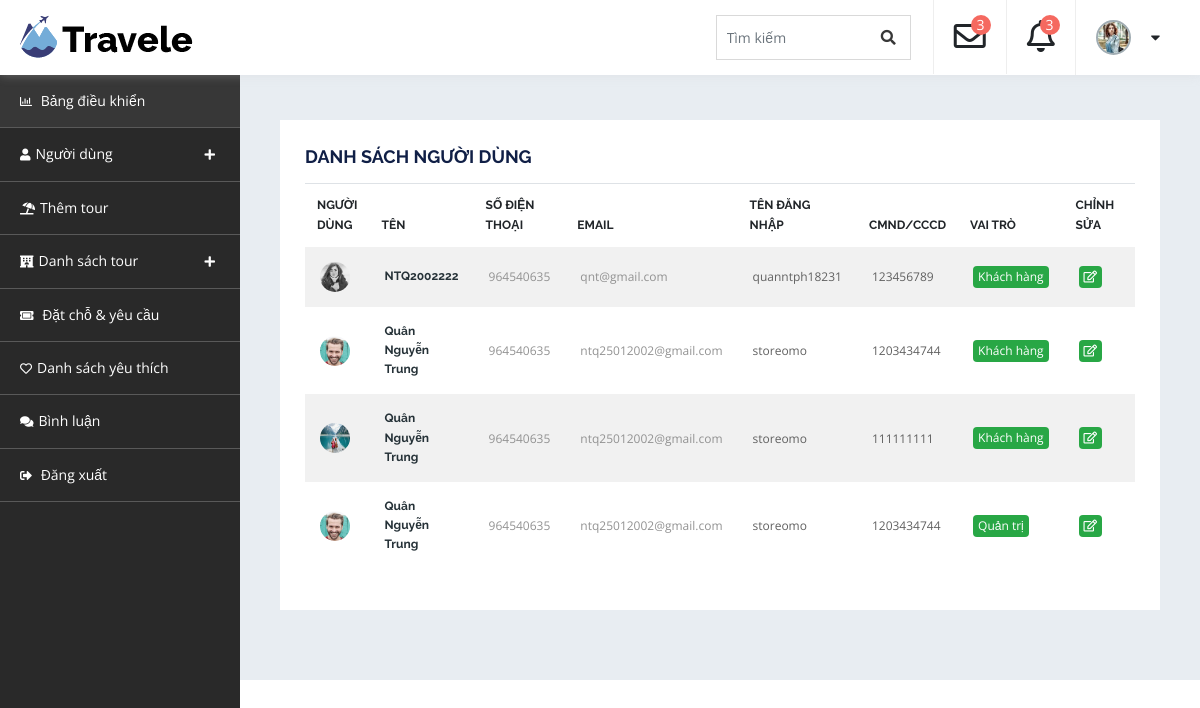
The app's page /cp-admin/list_user with its own data.
### tables this page shows
CREATE TABLE `user` (
  `id` int(11) NOT NULL,
  `username` varchar(225) NOT NULL,
  `password` varchar(225) NOT NULL,
  `name` varchar(225) NOT NULL,
  `phone` int(11) NOT NULL,
  `email` varchar(225) NOT NULL,
  `address` varchar(225) NOT NULL,
  `cmnd` int(12) DEFAULT NULL,
  `image` varchar(225) DEFAULT NULL,
  `role` int(11) NOT NULL DEFAULT 0
);

### business/admin/account.php (called while the page is built, shortened)
<?php
function account_index(){
    $sql = "select * from user";
    $users = executeQuery($sql);
    include_once "./views/admin/layouts/user/list-user.php";
}
?>

### dao/system_dao.php (called while the page is built, shortened)
<?php
    function get_connect(){
        $connect = new PDO("mysql:host=127.0.0.1;dbname=duan1;charset=utf8","root","");
        return $connect;
    }
    function executeQuery($sql, $getAll = true){
        $connect = get_connect();
        $stmt = $connect->prepare($sql);
        $stmt->execute();
        $data = $stmt->fetchAll();
        if($getAll){
            return $data;
        }else{
            if(count($data) > 0){
                return $data[0];
            }
        }
    }
?>

### views/admin/layouts/user/list-user.php (the view, shortened to what this page needs)
<!doctype html>
<html lang="en">
<head>
      <?php include_once "./views/admin/layouts/style.php" ?>
</head>
<body>
    <div id="container-wrapper">
        <div id="dashboard" class="dashboard-container">
            <?php
                include_once "./views/admin/layouts/header.php";
                include_once "./views/admin/layouts/navbar.php";
            ?>
            <div class="db-info-wrap">
                <div class="row">
                    <div class="col-lg-12">
                        <div class="dashboard-box table-opp-color-box">
                            <h4>Danh sách người dùng</h4>
                            <div class="table-responsive">
                                <table class="table">
                                    <thead>
                                        <tr>
                                            <th>Người dùng</th>
                                            <th>Tên</th>
                                            <th>Số điện thoại</th>
                                            <th>Email</th>
                                            <th>Tên đăng nhập</th>
                                            <th>CMND/CCCD</th>
                                            <th>Vai trò</th>
                                            <th>Chỉnh sửa</th>
                                            <th>Xóa bỏ</th>
                                        </tr>
                                    </thead>
                                    <tbody>
                                        <?php foreach($users as $u): ?>
                                            <tr>
                                                <td><span class="list-img"><img src="<?=PUBLIC_ASSETS?><?=$u['image']?>" alt="" ></span>
                                                </td>
                                                <td><a href="#"><span class="list-name"><?=$u['name']?></span></a>
                                                </td>
                                                <td><a href="tel:0964540635"><?=$u['phone']?></a></td>
                                                <td><a href="mailto:quanntph18231@fpt.edu.vn" class="__cf_email__" ><?=$u['email']?></a></td>
                                                <td><?=$u['username']?></td>
                                                <td>
                                                    <span class=""><?=$u['cmnd'] ?></span>
                                                </td>
                                                <td>
                                                    <span class="badge badge-success"><?=$u['role']==1?'Quản trị':'Khách hàng' ?></span>
                                                </td>
                                                <td>
                                                    <a href="<?=BASE_URL?>cp-admin/user-edit&&id=<?=$u['id']?>">
                                                        <span class="badge badge-success">
                                                            <i class="far fa-edit"></i>
                                                        </span>
                                                    </a>
                                                </td>
                                                <td>
                                                </td>
                                            </tr>
                                        <?php endforeach ?>
                                    </tbody>
                                </table>
                            </div>
                        </div>
                    </div>
                </div>
            </div>
        </div>
    </div>
</body>
</html>

### public/admin/assets/css/style.css (style rules this page uses)
html { line-height: 1.15; -webkit-text-size-adjust: 100%; }
body { margin: 0; }
a { background-color: transparent; }
img { border-style: none; }
body { font-size: 15px; color: #383838; background-color: #ffffff; font-family: "Open Sans", sans-serif; font-weight: normal; font-style: normal; line-height: 1.6; -webkit-font-smoothing: antialiased; word-wrap: break-word; }
dfn, cite, em, i { font-style: italic; }
img { height: auto; max-width: 100%; vertical-align: top; }
h1, h2, h3, h4, h5, h6 { color: #101F46; font-family: "Raleway", sans-serif; }
h1, h2, h3, h4, h5, h6 { margin: 0 0 15px; line-height: 1.3; }
h4 { font-size: 18px; font-weight: 700; }
a { color: #0085BA; text-decoration: none; -webkit-transition: color 0.3s; -moz-transition: color 0.3s; -ms-transition: color 0.3s; -o-transition: color 0.3s; transition: color 0.3s; }
#dashboard { display: -webkit-box; display: -moz-box; display: -ms-flexbox; display: -webkit-flex; display: flex; -webkit-flex-wrap: wrap; -moz-flex-wrap: wrap; -ms-flex-wrap: wrap; flex-wrap: wrap; }
.db-info-wrap { background: #e8edf2; float: left; width: 80%; padding: 60px 40px 40px; margin-left: 20%; margin-top: 60px; }
.dashboard-box { background-color: #ffffff; padding: 25px; font-size: 12px; margin-bottom: 30px; }
.dashboard-box h4 { font-weight: 700; text-transform: uppercase; }
.dashboard-box thead tr th { font-family: "Raleway", sans-serif; text-transform: uppercase; font-weight: 700; border-width: 1px; }
.dashboard-box tbody tr td { color: #616161; padding: 15px; vertical-align: middle; }
.dashboard-box tbody tr td a { color: #929292; }
.dashboard-box .list-img img { -webkit-border-radius: 100%; -moz-border-radius: 100%; -ms-border-radius: 100%; border-radius: 100%; height: 30px; width: 30px; }
.dashboard-box .list-name, .dashboard-box .list-enq-name { font-family: "Raleway", sans-serif; display: block; font-weight: 700; color: #263238; }
.dashboard-box .badge { font-size: 12px; padding: 5px; font-weight: normal; }
.table-opp-color-box table thead tr th { border-bottom: none; }
.table-opp-color-box table tbody tr:nth-of-type(odd) { background-color: #f1f1f1; }
.table-opp-color-box table tbody tr td { border: none; }

### records on screen
user: image (picture), name "NTQ2002222", phone "964540635", email "qnt@gmail.com", username "quanntph18231", cmnd "123456789", role "Khách hàng"
user: image (picture), name "Quân Nguyễn Trung", phone "964540635", email "ntq25012002@gmail.com", username "storeomo", cmnd "1203434744", role "Khách hàng"
user: image (picture), name "Quân Nguyễn Trung", phone "964540635", email "ntq25012002@gmail.com", username "storeomo", cmnd "111111111", role "Khách hàng"
user: image (picture), name "Quân Nguyễn Trung", phone "964540635", email "ntq25012002@gmail.com", username "storeomo", cmnd "1203434744", role "Quản trị"
